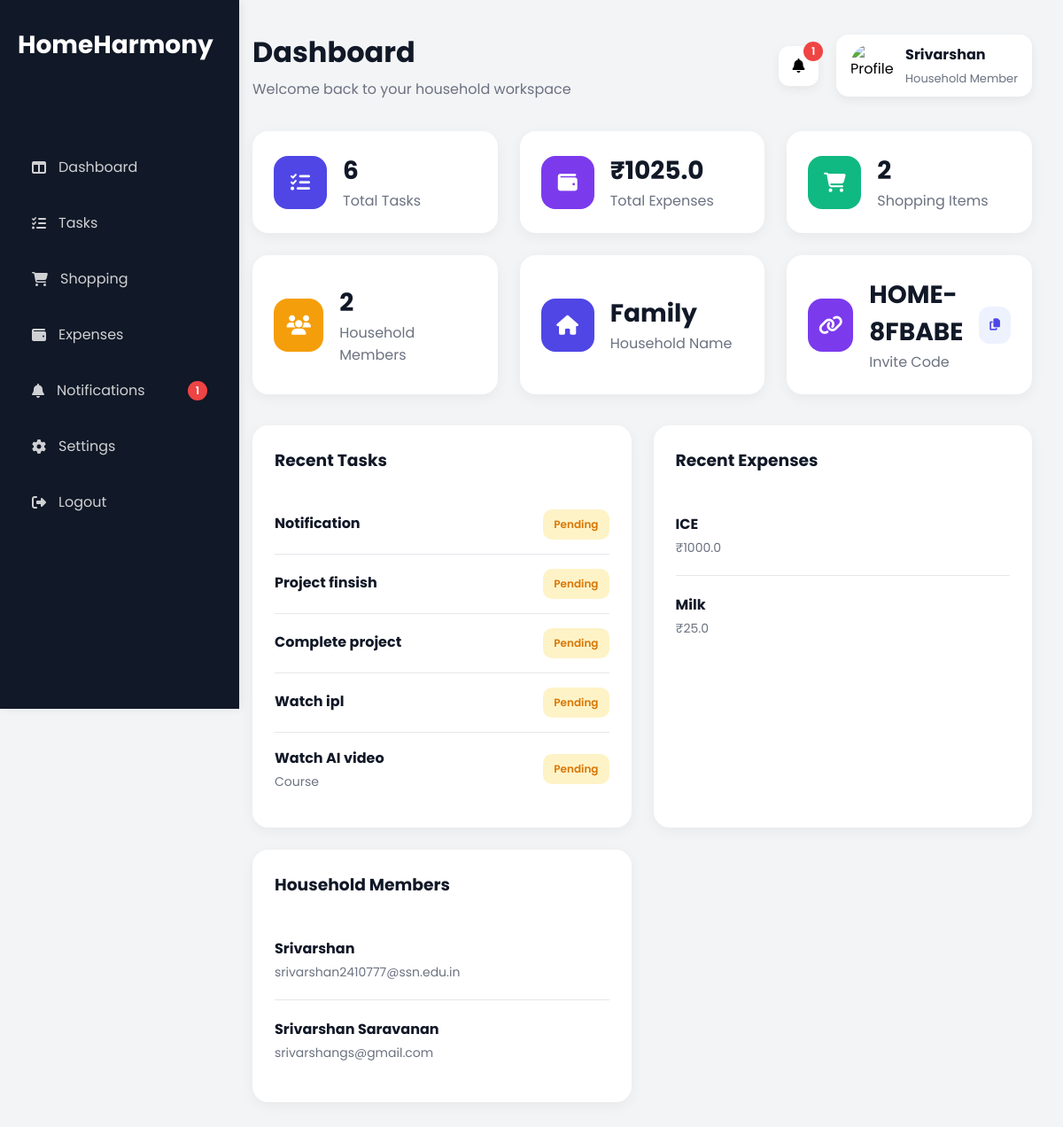
Before: /dashboard (signed in) with the older database file.
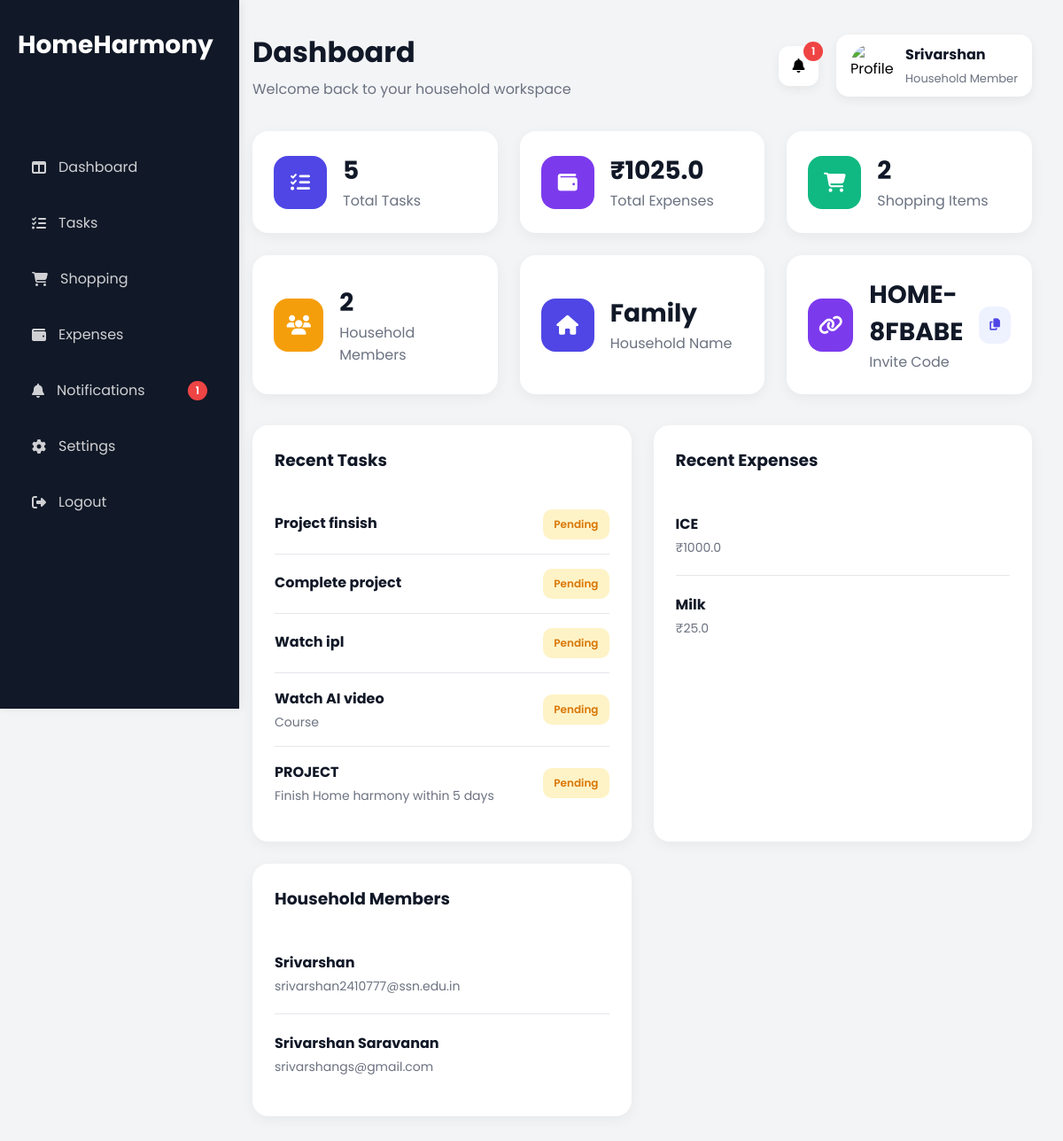
After: the same page with the newer database file.
### app/models/task_model.py (models this page shows)
class Task(db.Model):
    __tablename__ = "tasks"
    id = db.Column(
        db.Integer,
        primary_key=True
    )
    title = db.Column(
        db.String(200),
        nullable=False
    )
    description = db.Column(
        db.Text
    )
    status = db.Column(
        db.String(30),
        default="Pending"
    )
    household_id = db.Column(
        db.Integer,
        db.ForeignKey("households.id"),
        nullable=False
    )
    assigned_to = db.Column(
        db.Integer,
        db.ForeignKey("users.id"),
        nullable=False
    )
    created_at = db.Column(
        db.DateTime,
        server_default=db.func.now()
    )
    priority = db.Column(
    db.String(20),
    default="Medium"
)

### app/models/expense_model.py (models this page shows)
class Expense(db.Model):
    __tablename__ = "expenses"
    id = db.Column(
        db.Integer,
        primary_key=True
    )
    title = db.Column(
        db.String(100),
        nullable=False
    )
    amount = db.Column(
        db.Float,
        nullable=False
    )
    category = db.Column(
        db.String(50),
        nullable=False
    )
    description = db.Column(
        db.Text
    )
    household_id = db.Column(
        db.Integer,
        db.ForeignKey("households.id"),
        nullable=False
    )
    paid_by = db.Column(
        db.Integer,
        db.ForeignKey("users.id"),
        nullable=False
    )
    created_at = db.Column(
        db.DateTime,
        server_default=db.func.now()
    )

### app/models/user_model.py (models this page shows)
class User(db.Model, UserMixin):
    __tablename__ = "users"
    id = db.Column(
        db.Integer,
        primary_key=True
    )
    full_name = db.Column(
        db.String(100),
        nullable=False
    )
    email = db.Column(
        db.String(120),
        unique=True,
        nullable=False
    )
    password = db.Column(
        db.String(255),
        nullable=False
    )
    household_id = db.Column(
        db.Integer,
        db.ForeignKey("households.id")
    )
    created_at = db.Column(
        db.DateTime,
        server_default=db.func.now()
    )

### app/dashboard/routes.py (the view)
@dashboard_bp.route("/dashboard")
@login_required
def dashboard():
    household = current_user.household
    if not household:
        return render_template(
            "dashboard/no_household.html"
        )
    members = household.members
    member_count = len(members)
    tasks = Task.query.filter_by(
        household_id=household.id
    ).all()
    expenses = Expense.query.filter_by(
        household_id=household.id
    ).all()
    total_tasks = len(tasks)
    total_expenses = sum(
        expense.amount
        for expense in expenses
    )
    recent_tasks = Task.query.filter_by(
        household_id=household.id
    ).order_by(
        Task.id.desc()
    ).limit(5).all()
    recent_expenses = Expense.query.filter_by(
        household_id=household.id
    ).order_by(
        Expense.id.desc()
    ).limit(5).all()
    shopping_items = ShoppingItem.query.filter_by(
    household_id=household.id
    ).all()
    shopping_count = ShoppingItem.query.filter_by(
    household_id=household.id,
    status="Pending"
    ).count()
    return render_template(
        "dashboard/dashboard.html",
        household=household,
        members=members,
        member_count=member_count,
        total_tasks=total_tasks,
        total_expenses=total_expenses,
        recent_tasks=recent_tasks,
        recent_expenses=recent_expenses,
        shopping_count=shopping_count
    )

### app/models/user_model.py (called while the page is built)
@login_manager.user_loader
def load_user(user_id):
    return User.query.get(int(user_id))

### app/templates/dashboard/dashboard.html (shortened to what the changed rows need)
{% extends "layout/base.html" %}
{% block content %}
<div class="topbar">
    <div>
        <h1>
            Dashboard
        </h1>
    </div>
    <div class="profile-section">
        <div class="profile-card">
            <div>
                <h4>
                    {{ current_user.full_name }}
                </h4>
                <p>
                    Household Member
                </p>
            </div>
        </div>
    </div>
</div>
<div class="stats-grid">
    <div class="stat-card">
        <div>
            <h2>{{ total_tasks }}</h2>
            <p>Total Tasks</p>
        </div>
    </div>
    <div class="stat-card">
        <div>
            <h2>₹{{ total_expenses }}</h2>
        </div>
    </div>
    <div class="stat-card">
        <div>
            <h2>{{ shopping_count }}</h2>
        </div>
    </div>
    <div class="stat-card">
        <div>
            <h2>{{ member_count }}</h2>
        </div>
    </div>
    <div class="stat-card">
        <div>
            <h2>
                {{ household.household_name }}
            </h2>
        </div>
    </div>
    <div class="stat-card">
    <div class="invite-section">
        <h2 id="inviteCode">
            {{ household.invite_code }}
        </h2>
    </div>
</div>
</div>
<div class="content-grid">
    <div class="card">
       {% if recent_tasks %}
    {% for task in recent_tasks %}
    <div class="task-item">
        <div>
            <h4>
                {{ task.title }}
            </h4>
            <p>
                {{ task.description }}
            </p>
        </div>
        {% if task.status == "Pending" %}
<span class="status pending">
    Pending
</span>
{% elif task.status == "In Progress" %}
<span class="status progress">
    In Progress
</span>
{% elif task.status == "Completed" %}
<span class="status completed">
    Completed
</span>
{% endif %}
    </div>
    {% endfor %}
{% else %}
    <p>
        No tasks created yet.
    </p>
{% endif %}
    </div>
    <div class="card">
        {% if recent_expenses %}
    {% for expense in recent_expenses %}
    <div class="expense-item">
        <div>
            <h4>
                {{ expense.title }}
            </h4>
            <p>
                ₹{{ expense.amount }}
            </p>
        </div>
    </div>
    {% endfor %}
{% else %}
    <p>
        No expenses added yet.
    </p>
{% endif %}
    </div>
    <div class="card">
        {% for member in members %}
        <div class="expense-item">
            <div>
                <h4>
                    {{ member.full_name }}
                </h4>
                <p>
                    {{ member.email }}
                </p>
            </div>
        </div>
        {% endfor %}
    </div>
</div>
{% endblock %}

Changed rows visible on the page:
removed Task: title "Notification", status "Pending"
now on this page (row unchanged): Task: title "PROJECT", description "Finish Home harmony within 5 days", status "Pending"
Other visible differences:
{{ total_tasks }}: "6" → "5"
